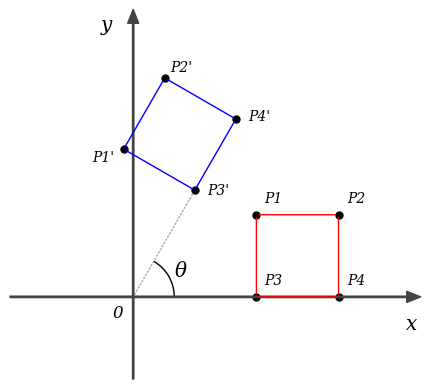

This figure's Python source:
import numpy as np
from matplotlib import pyplot
from matplotlib import patches

ax = 0

def init_graph():
    global ax

    size = 10
    col = '#444444'
    
    fig = pyplot.figure()
    ax = fig.add_subplot(111)
    ax.set_aspect('equal') # アスペクト比イコール
    
    point_x = {'start': [-3, 0], 'end': [7, 0]}
    point_y = {'start': [0, -2], 'end': [0, size * 0.7]}

    ax.annotate('', xy=point_x['end'], xytext=point_x['start'],  # X軸
                arrowprops=dict(shrink=0, width=1, headwidth=8, 
                                headlength=10, connectionstyle='arc3',
                                facecolor=col, edgecolor=col)
               )
    ax.annotate('', xy=point_y['end'], xytext=point_y['start'],  # Y軸
                arrowprops=dict(shrink=0, width=1, headwidth=8, 
                                headlength=10, connectionstyle='arc3',
                                facecolor=col, edgecolor=col)
               )


    # グラフの範囲
    ax.set_xlim([-3, 7])
    ax.set_ylim([-2, size * 0.7])

    ax.axis("off") # 外枠の軸を消す
    ax.text(-0.5, -0.5, "0", fontstyle='oblique', fontname='serif', fontsize="large") # 原点０の表示
    ax.text(7 * 0.95, -0.8, "x", fontstyle='oblique', fontname='serif', fontsize="x-large") # xの表示
    ax.text(-0.8, size * 0.65, "y", fontstyle='oblique', fontname='serif', fontsize="x-large") # yの表示
    


def draw_vec(x, y, col):
    global ax
    point = {'start': [0, 0], 'end': [x, y]}
    ax.annotate('', xy=point['end'], xytext=point['start'],
                arrowprops=dict(shrink=0, width=1, headwidth=8, 
                                headlength=10, connectionstyle='arc3',
                                facecolor=col, edgecolor=col))

def draw_vec2(x0, y0, x1, y1, col):
    global ax
    point = {'start': [x0, y0], 'end': [x1, y1]}
    ax.annotate('', xy=point['end'], xytext=point['start'],
                arrowprops=dict(shrink=0, width=1, headwidth=8, 
                                headlength=10, connectionstyle='arc3',
                                facecolor=col, edgecolor=col))

def draw_line(x0, y0, x1, y1, col):
    global ax
    point = {'start': [x0, y0], 'end': [x1, y1]}
    ax.annotate('', xy=point['end'], xytext=point['start'],
            arrowprops=dict(arrowstyle='-', 
                            connectionstyle='arc3', 
                            facecolor=col, edgecolor=col))

def draw_dline(x0, y0, x1, y1, col):
    global ax
    point = {'start': [x0, y0], 'end': [x1, y1]}
    ax.annotate('', xy=point['end'], xytext=point['start'],
            arrowprops=dict(arrowstyle='-', 
                            connectionstyle='arc3', 
                            linestyle='dotted',
                            alpha=0.7,
                            facecolor=col, edgecolor=col))

def draw_text(x, y, s):
    global ax
    ax.text(x, y, s, fontstyle='oblique', fontname='serif', fontsize="x-large") 

def draw_text2(x, y, s, size):
    global ax
    ax.text(x, y, s, fontstyle='oblique', fontname='serif', fontsize=size) 


def draw_dot(x, y):
    pyplot.plot(x,y,'black',marker='.', markersize=10)


def draw_arc(x0, y0, x1, y1, col):
    global ax
    a = patches.Arc((x0, y0), x1, y1, theta1=0, theta2=60, edgecolor=col, linewidth=1)
    ax.add_patch(a)


init_graph()

# draw_vec2(0, 0.2, 5.0, 2.7, 'red')
# draw_vec2(0, 0, 5.1, 2.55, 'blue')

# draw_text(3.8, 3.2, 'P(x, y)')
# draw_text(6.5, 4.5, "P'(kx, ky)")

draw_dot(3,0)
draw_dot(5,0)
draw_dot(3,2)
draw_dot(5,2)

draw_line(3,0,5,0,'red')
draw_line(5,0,5,2,'red')
draw_line(5,2,3,2,'red')
draw_line(3,2,3,0,'red')

# 45 deg
p0 = [2.09807621, 2.3660254 ]
p1 = [3.83012702, 3.3660254 ]
p2 = [2.83012702, 5.09807621]
p3 = [1.09807621, 4.09807621]

# 60 deg
p0 = [0.6339746,  3.09807621]
p1 = [1.6339746,  4.83012702]
p2 = [-0.09807621,  5.83012702]
p3 = [-1.09807621, 4.09807621]

p0 = [1.5,        2.59807621]
p1 = [2.5,        4.33012702]
p2 = [0.76794919, 5.33012702]
p3 = [-0.23205081,  3.59807621]

draw_dot(p0[0], p0[1])
draw_dot(p1[0], p1[1])
draw_dot(p2[0], p2[1])
draw_dot(p3[0], p3[1])

draw_line(p0[0],p0[1],p1[0],p1[1],'blue')
draw_line(p1[0],p1[1],p2[0],p2[1],'blue')
draw_line(p2[0],p2[1],p3[0],p3[1],'blue')
draw_line(p3[0],p3[1],p0[0],p0[1],'blue')

draw_dline(0,0,p0[0],p0[1],'gray')

draw_arc(0, 0, 2, 2, 'black')

draw_text2(3.2, 2.3, 'P1', 'medium')
draw_text2(5.2, 2.3, 'P2', 'medium')
draw_text2(3.2, 0.3, 'P3', 'medium')
draw_text2(5.2, 0.3, 'P4', 'medium')

draw_text2(-1, 3.3, "P1'", 'medium')
draw_text2(0.9, 5.5, "P2'", 'medium')
draw_text2(1.8, 2.5, "P3'", 'medium')
draw_text2(2.8, 4.3, "P4'", 'medium')

draw_text(1, 0.5, "θ",)



pyplot.show()
